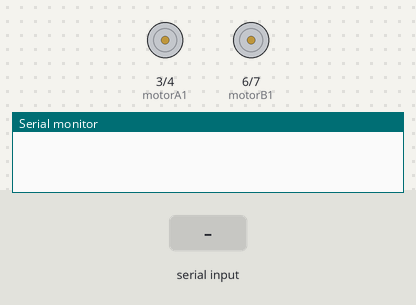
A sketch run on a simulated Arduino Uno, built with avr-gcc and run on an emulated ATmega328P. Shown: motor-driver pin pairs drawn as motors (green arrow = first pin HIGH = forward, orange = second pin HIGH = backward, longer = more drive, scaled by the enable pin), the last lines printed to the serial monitor. The test bench sets the inputs (shaded band).

Above: at 1.2 s.
1.3 s: "Move Left\n" received over Serial
At 1.7 s:
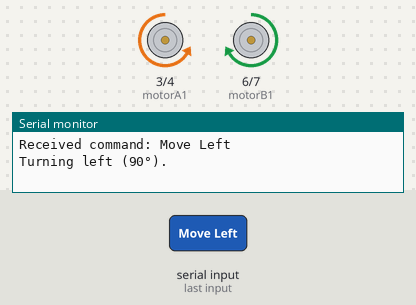
4.3 s: "Move Right\n" received over Serial
At 4.7 s:
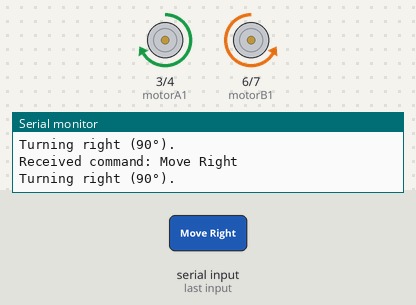
7.3 s: "Move Up\n" received over Serial
At 7.7 s:
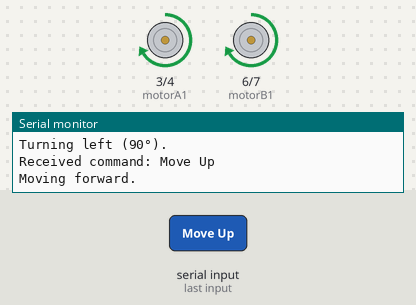
Timing chart, 0 to 10.3 s (numbered marks = the images above; inputs shaded):
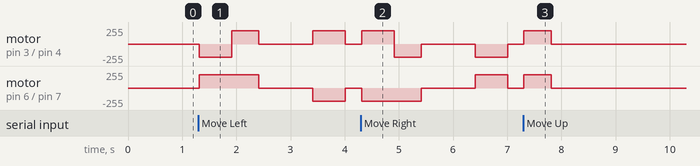

The sketch:

bot.ino
```cpp
/*
 * Doodle Bot Arduino Sketch
 *
 * This sketch controls the motors of the doodle car based on Serial commands
 * or a preprogrammed set of directions.
 */

// Motor A pins
const int motorA1 = 3;
const int motorA2 = 4;
const int enableA = 5;

// Motor B pins
const int motorB1 = 6;
const int motorB2 = 7;
const int enableB = 9;

// Motor speed (PWM value: 0-255)
const int motorSpeed = 200;

// Flag to use preprogrammed directions or Serial commands
const bool usePreprogrammedDirections = true;

// Preprogrammed directions
String directions[] = {"Move Up", "Move Right", "Move Down", "Move Left"};
int numDirections = sizeof(directions) / sizeof(directions[0]);
int currentDirection = 0;

// Delay between consecutive directions (milliseconds)
const unsigned long directionDelay = 1500;
unsigned long lastDirectionTime = 0;

void setup() {
  Serial.begin(9600);

  pinMode(motorA1, OUTPUT);
  pinMode(motorA2, OUTPUT);
  pinMode(enableA, OUTPUT);
  pinMode(motorB1, OUTPUT);
  pinMode(motorB2, OUTPUT);
  pinMode(enableB, OUTPUT);

  stopMotors();
}

void loop() {
  if (Serial.available() > 0) {
    String command = Serial.readStringUntil('\n');
    command.trim();
    Serial.print("Received command: ");
    Serial.println(command);
    executeCommand(command);
    return;
  }

  if (usePreprogrammedDirections && currentDirection < numDirections) {
    unsigned long currentTime = millis();
    if (currentTime - lastDirectionTime >= directionDelay) {
      String cmd = directions[currentDirection];
      Serial.print("Executing preprogrammed command: ");
      Serial.println(cmd);
      executeCommand(cmd);
      currentDirection++;
      lastDirectionTime = currentTime;
    }
  }
}

void executeCommand(String cmd) {
  stopMotors();

  if (cmd.equalsIgnoreCase("Move Right")) {
    moveRight();
  } else if (cmd.equalsIgnoreCase("Move Left")) {
    moveLeft();
  } else if (cmd.equalsIgnoreCase("Move Up")) {
    moveForward();
  } else if (cmd.equalsIgnoreCase("Move Down")) {
    moveBackward();
  } else {
    Serial.println("Unknown command received.");
  }
}

void moveForward() {
  digitalWrite(motorA1, HIGH);
  digitalWrite(motorA2, LOW);
  digitalWrite(motorB1, HIGH);
  digitalWrite(motorB2, LOW);
  analogWrite(enableA, motorSpeed);
  analogWrite(enableB, motorSpeed);
  Serial.println("Moving forward.");
  delay(500);
  stopMotors();
}

void moveBackward() {
  digitalWrite(motorA1, LOW);
  digitalWrite(motorA2, HIGH);
  digitalWrite(motorB1, LOW);
  digitalWrite(motorB2, HIGH);
  analogWrite(enableA, motorSpeed);
  analogWrite(enableB, motorSpeed);
  Serial.println("Moving backward.");
  delay(500);
  stopMotors();
}

void moveRight() {
  digitalWrite(motorA1, HIGH);
  digitalWrite(motorA2, LOW);
  digitalWrite(motorB1, LOW);
  digitalWrite(motorB2, HIGH);
  analogWrite(enableA, motorSpeed);
  analogWrite(enableB, motorSpeed);
  Serial.println("Turning right (90°).");
  delay(600);
  stopMotors();
}

void moveLeft() {
  digitalWrite(motorA1, LOW);
  digitalWrite(motorA2, HIGH);
  digitalWrite(motorB1, HIGH);
  digitalWrite(motorB2, LOW);
  analogWrite(enableA, motorSpeed);
  analogWrite(enableB, motorSpeed);
  Serial.println("Turning left (90°).");
  delay(600);
  stopMotors();
}

void stopMotors() {
  digitalWrite(motorA1, LOW);
  digitalWrite(motorA2, LOW);
  digitalWrite(motorB1, LOW);
  digitalWrite(motorB2, LOW);
  analogWrite(enableA, 0);
  analogWrite(enableB, 0);
}
```

Measured:
- after the input at 7.3 s, motor on pin 3 (motorA1) / pin 4 (motorA2), motor on pin 6 (motorB1) / pin 7 (motorB2): stopped → forward 200/255 at once, → stopped 0.50 s later
